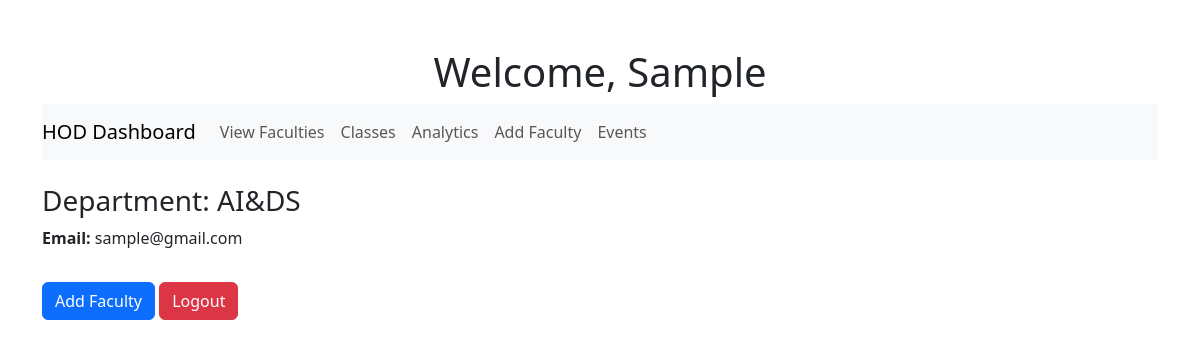
The page /hod/dashboard/ (signed in) on the database its author committed.
### Report_App/models.py (models this page shows, shortened)
class Department(models.Model):
    name = models.CharField(max_length=255)
    hod_name = models.CharField(max_length=255)
    email = models.EmailField(unique=True)
    password = models.CharField(max_length=255, default=uuid.uuid4)

### hods/views.py (the view)
# urls.py: path('dashboard/', views.hod_dashboard, name='hod_dashboard'),
def hod_dashboard(request):
    hod_id = request.session.get('hod_id')
    if not hod_id:
        return redirect('common_login')  # Redirect to login if not authenticated
    hod = Department.objects.get(id=hod_id)
    return render(request, 'hod_dashboard.html', {'hod': hod})

### hods/templates/hod_dashboard.html (shortened to what this page needs)
<!DOCTYPE html>
<html lang="en">
<head>
    <link href="https://cdn.jsdelivr.net/npm/bootstrap@5.3.0-alpha3/dist/css/bootstrap.min.css" rel="stylesheet">
</head>
<body>
<div class="container mt-5">
    <h1 class="text-center">Welcome, {{ hod.hod_name }}</h1>
    <nav class="navbar navbar-expand-lg navbar-light bg-light">
        <a class="navbar-brand" href="#">HOD Dashboard</a>
        <div class="collapse navbar-collapse">
            <ul class="navbar-nav ml-auto">
                <li class="nav-item">
                    <a class="nav-link" href="{% url 'view_faculties'%}">View Faculties</a>
                </li>
                <li class="nav-item">
                    <a class="nav-link" href="#">Classes</a>
                </li>
                <li class="nav-item">
                    <a class="nav-link" href="#">Analytics</a>
                </li>
                <li class="nav-item">
                    <a class="nav-link" href="{% url 'add_faculty' %}">Add Faculty</a>
                </li>
                <li class="nav-item">
                    <a class="nav-link" href="{% url 'events' %}">Events</a>
                </li>
            </ul>
        </div>
    </nav>
    <div class="mt-4">
        <h3>Department: {{ hod.name }}</h3>
        <p><strong>Email:</strong> {{ hod.email }}</p>
    </div>
    <a href="{% url 'add_faculty' %}" class="btn btn-primary mt-3">Add Faculty</a>
    <a href="{% url 'common_login' %}" class="btn btn-danger mt-3">Logout</a>
</div>
</body>
</html>

### rows shown on the page
Department: hod_name "Sample", name "AI&DS", email "sample@gmail.com"
